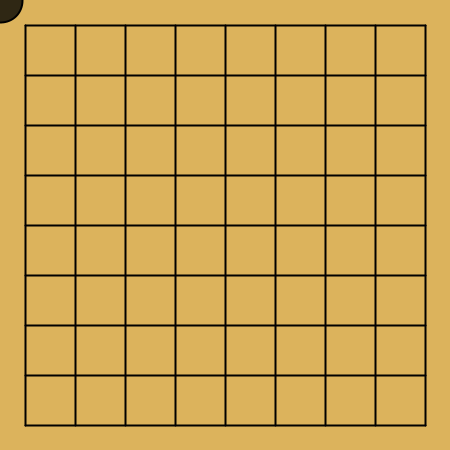
Frame 1 (no input)
Frame 60 (the mouse pressed at the canvas centre just before this capture): identical to frame 1, image omitted
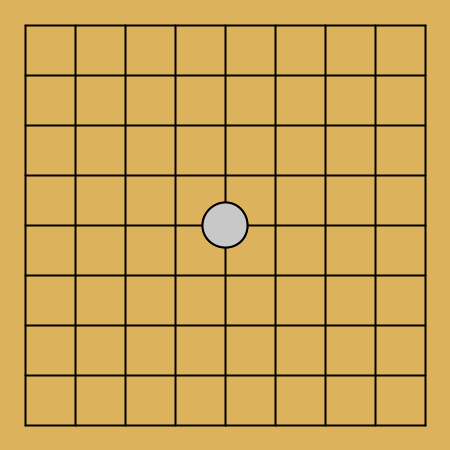
Frame 120 (the mouse held since frame 60 and released just before this capture)

The Processing sketch that drew these frames (run headless with seeded random() and noise(); from frame 60 on, the mouse is pressed at the canvas centre):

// Processing sketch: week03_8_goColor_black_white
// ── week03_8_goColor_black_white.pde
// week03_8_goColor_black_white 切換黑、白、黑、白......
int goColor = -1; //-1:黑，+1:白，0:沒有棋子
int [][] board = new int[9][9]; //Java 2D陣列，預設0
void setup(){
  size(450,450);
}
void draw(){
  background(220,179,92);
  strokeWeight(2);
  for(int i=0;i<9;i++){
    line(25, 25+i*50, 425, 25+i*50);
    line(25+i*50, 25, 25+i*50, 425);
  }
  for(int i=0;i<9;i++){
    for(int j=0;j<9;j++){
      if(board[i][j]==0) continue; //不要畫
      if(board[i][j]==1) fill(255);
      if(board[i][j]==-1) fill(0);
      ellipse(25+j*50, 25+i*50, 45, 45);
    }
  }
  if(goColor==-1) fill(0,200); //半透明
  else fill(255,200); //半透明
  ellipse(mouseX, mouseY, 45, 45);
}
void mousePressed(){
  int i=mouseY/50, j=mouseX/50;
  board[i][j]=goColor; //-1:黑，+1:白
  goColor = goColor*-1;
}
